Frame 1 (no input): blank canvas, image omitted
Frame 60 (no input): blank canvas, image omitted
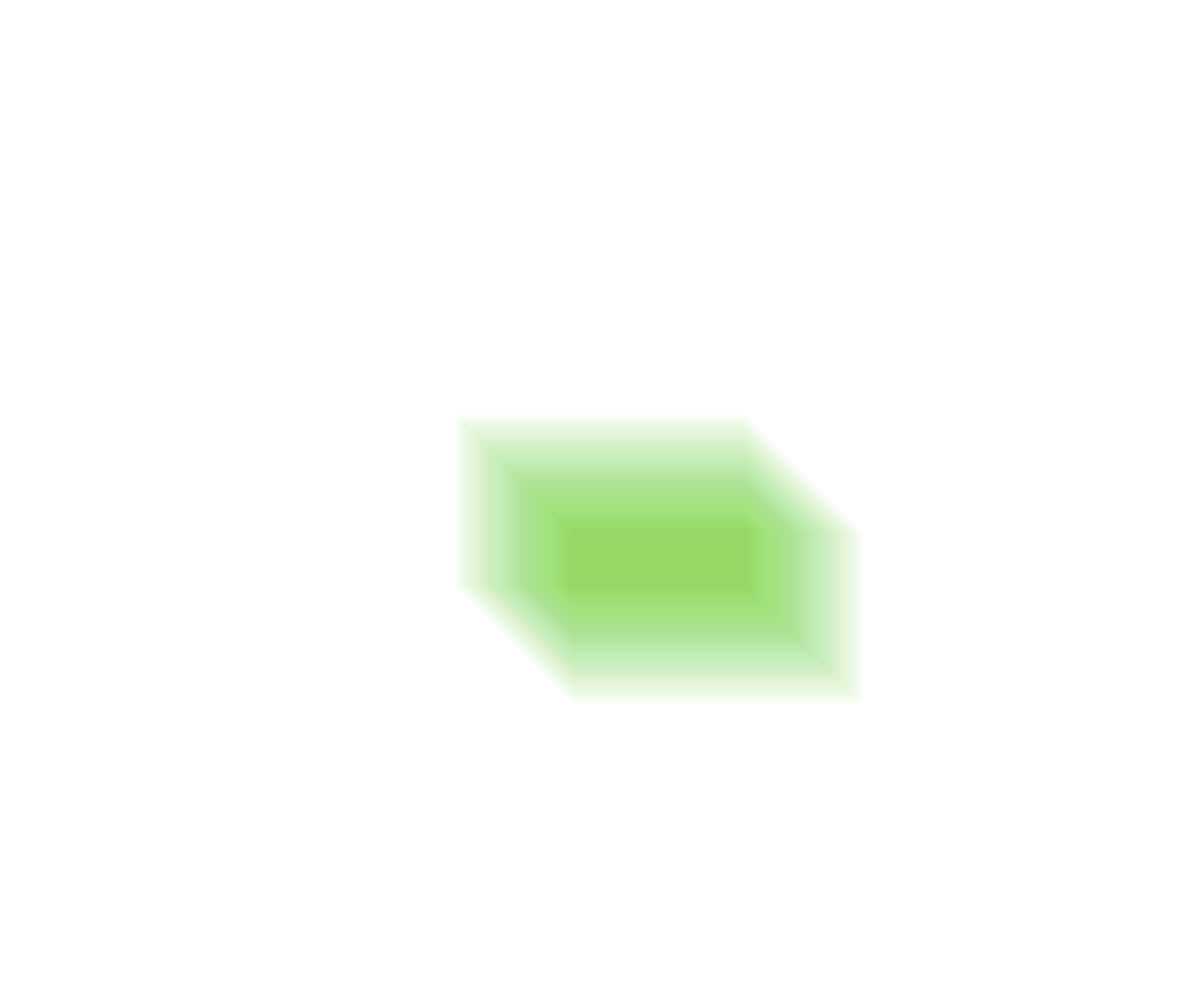
Frame 120 (the mouse pressed at the canvas centre since frame 60)

The p5.js sketch whose frames 1 and 60 were blank and that drew this single picture after the mouse press (run headless with seeded random() and noise() and a simulated clock; from frame 60 on, the mouse is pressed at the canvas centre):

// p5.js sketch
// ── sketch.js

let rectColor;
let x_w,y_w;
let x_p,y_p;
let r,g,b;



function setup() {
  createCanvas(windowWidth, windowHeight);

  r = random(255);
  g = random(255);
  b = random(255);

  rectColor = color(r, g, b, 80);

  noCursor();


}

function draw() {
  background(1,0.1);

  noStroke();
  fill(rectColor);
  rectMode(CENTER);
  rect(x_p, y_p, x_w, y_w);

  y_p += 2;
  x_p += 2;

}

function mousePressed(){

  r = random(255);
  g = random(255);
  b = random(255);

  rectColor = color(r, g, b, 5);

  x_w = random(width);
  y_w = random(height);
  x_p = mouseX;
  y_p = mouseY;


}
